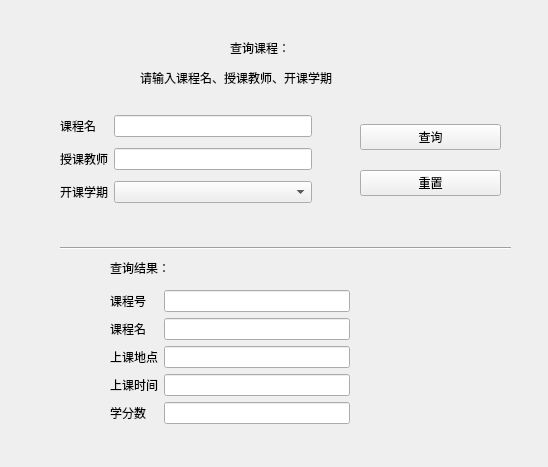
<?xml version="1.0" encoding="UTF-8"?>
<ui version="4.0">
 <class>searchCourse</class>
 <widget class="QWidget" name="searchCourse">
  <property name="geometry">
   <rect>
    <x>0</x>
    <y>0</y>
    <width>548</width>
    <height>467</height>
   </rect>
  </property>
  <property name="windowTitle">
   <string>Form</string>
  </property>
  <widget class="QLabel" name="label">
   <property name="geometry">
    <rect>
     <x>230</x>
     <y>40</y>
     <width>72</width>
     <height>15</height>
    </rect>
   </property>
   <property name="text">
    <string>查询课程：</string>
   </property>
  </widget>
  <widget class="QLabel" name="label_2">
   <property name="geometry">
    <rect>
     <x>140</x>
     <y>70</y>
     <width>241</width>
     <height>16</height>
    </rect>
   </property>
   <property name="text">
    <string>请输入课程名、授课教师、开课学期</string>
   </property>
  </widget>
  <widget class="QLabel" name="label_6">
   <property name="geometry">
    <rect>
     <x>110</x>
     <y>260</y>
     <width>72</width>
     <height>15</height>
    </rect>
   </property>
   <property name="text">
    <string>查询结果：</string>
   </property>
  </widget>
  <widget class="QWidget" name="layoutWidget">
   <property name="geometry">
    <rect>
     <x>60</x>
     <y>110</y>
     <width>252</width>
     <height>101</height>
    </rect>
   </property>
   <layout class="QGridLayout" name="gridLayout">
    <item row="1" column="0">
     <widget class="QLabel" name="label_4">
      <property name="text">
       <string>授课教师</string>
      </property>
     </widget>
    </item>
    <item row="0" column="0">
     <widget class="QLabel" name="label_3">
      <property name="text">
       <string>课程名</string>
      </property>
     </widget>
    </item>
    <item row="0" column="1">
     <widget class="QLineEdit" name="courName_lineEdit"/>
    </item>
    <item row="2" column="0">
     <widget class="QLabel" name="label_5">
      <property name="text">
       <string>开课学期</string>
      </property>
     </widget>
    </item>
    <item row="1" column="1">
     <widget class="QLineEdit" name="teacher_lineEdit"/>
    </item>
    <item row="2" column="1">
     <widget class="QComboBox" name="classTimeBox"/>
    </item>
   </layout>
  </widget>
  <widget class="QWidget" name="layoutWidget">
   <property name="geometry">
    <rect>
     <x>360</x>
     <y>110</y>
     <width>141</width>
     <height>100</height>
    </rect>
   </property>
   <layout class="QVBoxLayout" name="verticalLayout">
    <item>
     <widget class="QPushButton" name="searchButton">
      <property name="text">
       <string>查询</string>
      </property>
     </widget>
    </item>
    <item>
     <widget class="QPushButton" name="clearButton">
      <property name="text">
       <string>重置</string>
      </property>
     </widget>
    </item>
   </layout>
  </widget>
  <widget class="QWidget" name="layoutWidget">
   <property name="geometry">
    <rect>
     <x>110</x>
     <y>290</y>
     <width>240</width>
     <height>135</height>
    </rect>
   </property>
   <layout class="QGridLayout" name="gridLayout_2">
    <item row="0" column="0">
     <widget class="QLabel" name="label_7">
      <property name="text">
       <string>课程号</string>
      </property>
     </widget>
    </item>
    <item row="0" column="1">
     <widget class="QLineEdit" name="courseID_lineEdit">
      <property name="readOnly">
       <bool>true</bool>
      </property>
     </widget>
    </item>
    <item row="3" column="0">
     <widget class="QLabel" name="label_9">
      <property name="text">
       <string>上课时间</string>
      </property>
     </widget>
    </item>
    <item row="3" column="1">
     <widget class="QLineEdit" name="period_lineEdit">
      <property name="readOnly">
       <bool>true</bool>
      </property>
     </widget>
    </item>
    <item row="2" column="0">
     <widget class="QLabel" name="label_8">
      <property name="text">
       <string>上课地点</string>
      </property>
     </widget>
    </item>
    <item row="2" column="1">
     <widget class="QLineEdit" name="location_lineEdit">
      <property name="readOnly">
       <bool>true</bool>
      </property>
     </widget>
    </item>
    <item row="4" column="0">
     <widget class="QLabel" name="label_10">
      <property name="text">
       <string>学分数</string>
      </property>
     </widget>
    </item>
    <item row="4" column="1">
     <widget class="QLineEdit" name="credit_lineEdit">
      <property name="readOnly">
       <bool>true</bool>
      </property>
     </widget>
    </item>
    <item row="1" column="1">
     <widget class="QLineEdit" name="courseName_lineEdit">
      <property name="readOnly">
       <bool>true</bool>
      </property>
     </widget>
    </item>
    <item row="1" column="0">
     <widget class="QLabel" name="label_11">
      <property name="text">
       <string>课程名</string>
      </property>
     </widget>
    </item>
   </layout>
  </widget>
  <widget class="Line" name="line">
   <property name="geometry">
    <rect>
     <x>60</x>
     <y>240</y>
     <width>451</width>
     <height>16</height>
    </rect>
   </property>
   <property name="orientation">
    <enum>Qt::Horizontal</enum>
   </property>
  </widget>
 </widget>
 <resources/>
 <connections/>
</ui>
